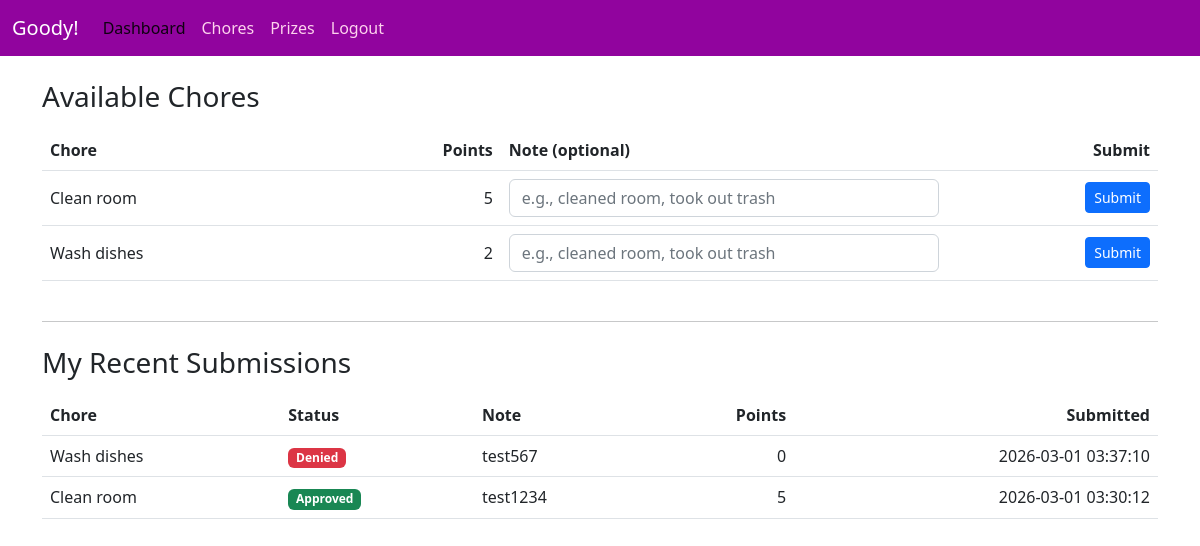
The app's page /kids/chores (signed in), older data.
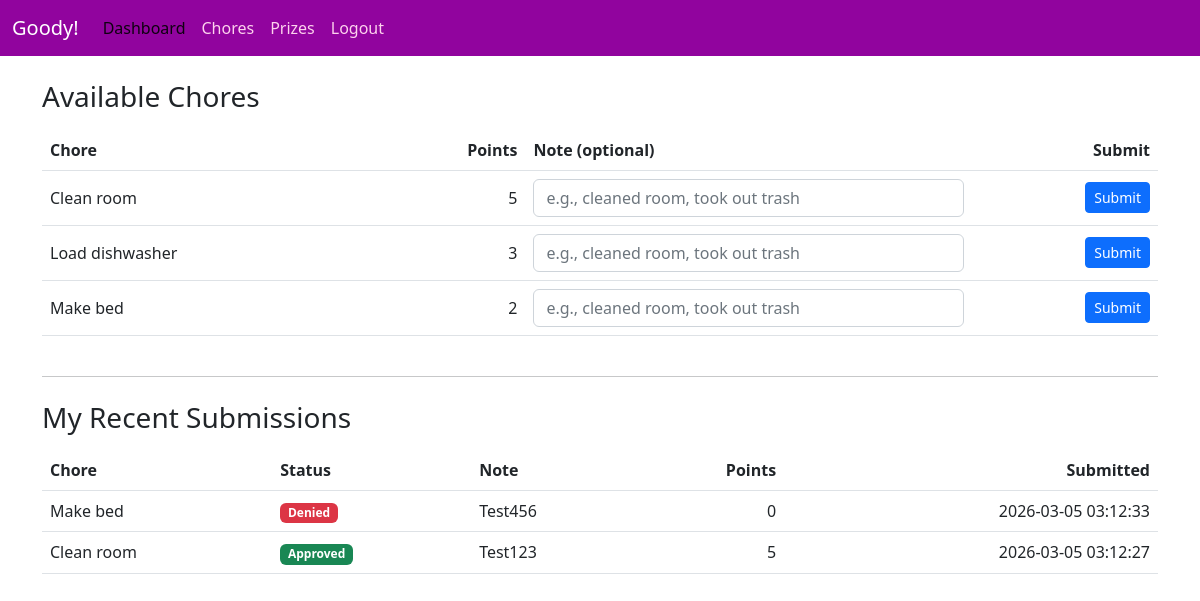
The same page, newer data.
### tables this page shows
CREATE TABLE chore_templates (
  id INTEGER PRIMARY KEY AUTOINCREMENT,
  household_id INTEGER NOT NULL,
  title TEXT NOT NULL,
  points INTEGER NOT NULL DEFAULT 1,
  active TEXT NOT NULL DEFAULT 'Y' CHECK(active IN ('Y','N')),
  created_on DATETIME DEFAULT CURRENT_TIMESTAMP,
  created_by INTEGER NOT NULL,
  FOREIGN KEY(household_id) REFERENCES households(id),
  FOREIGN KEY(created_by) REFERENCES users(id)
);

CREATE TABLE chore_submissions (
  id INTEGER PRIMARY KEY AUTOINCREMENT,
  template_id INTEGER NOT NULL,
  kid_id INTEGER NOT NULL,
  status TEXT NOT NULL DEFAULT 'submitted' CHECK(status IN ('submitted','approved','denied')),
  note TEXT,
  points_earned INTEGER,
  submitted_on DATETIME DEFAULT CURRENT_TIMESTAMP,
  reviewed_on DATETIME,
  reviewed_by INTEGER,
  FOREIGN KEY(template_id) REFERENCES chore_templates(id),
  FOREIGN KEY(kid_id) REFERENCES users(id),
  FOREIGN KEY(reviewed_by) REFERENCES users(id)
);

### app.py (the view)
@app.route("/kids/chores", methods=["GET"])
def kids_chores():
    kid = get_current_user()
    if not kid:
        return redirect(url_for("login"))
    if kid["role"] != "kid":
        abort(403)
    if not kid["household_id"]:
        return redirect(url_for("login"))
    with get_db_connection() as conn:
        cursor = conn.cursor()
        cursor.execute("SELECT id, title, points FROM chore_templates WHERE household_id = ? AND active = 'Y' ORDER BY title", (kid["household_id"],))
        templates = cursor.fetchall()
        cursor.execute("""
            SELECT s.id, t.title, s.status, s.note, s.points_earned, s.submitted_on, s.reviewed_on
            FROM chore_submissions s
            JOIN chore_templates t ON t.id = s.template_id
            WHERE s.kid_id = ?
            ORDER BY s.submitted_on DESC
            LIMIT 25
        """, (kid["id"],))
        submissions = cursor.fetchall()
    return render_template("kids-chores.html", templates=templates, submissions=submissions)

### app.py (called while the page is built)
def get_db_connection():
    conn = sqlite3.connect("choretracker.db")
    conn.row_factory = sqlite3.Row
    conn.execute("PRAGMA foreign_keys = ON")
    return conn

def get_current_user():
    if hasattr(g, "current_user"):
        return g.current_user
    user_id = session.get("user_id")
    if not user_id:
        g.current_user = None
        return None
    with get_db_connection() as conn:
        cursor = conn.cursor()
        cursor.execute("SELECT * FROM users WHERE id = ?", (user_id,))
        g.current_user = cursor.fetchone()
        return g.current_user

@app.context_processor
def inject_user():
    return {"current_user": get_current_user()}

### templates/kids-chores.html (shortened to what this page needs)
{% extends "layout.html" %}
{% block content %}
<h3 class="mb-3">Available Chores</h3>
{% if templates|length == 0 %}
  <div class="alert alert-info">No active chores yet. Ask a parent to add some!</div>
{% else %}
  <div class="table-responsive">
    <table class="table align-middle">
      <thead>
        <tr>
          <th>Chore</th>
          <th class="text-end">Points</th>
          <th style="width: 40%">Note (optional)</th>
          <th class="text-end">Submit</th>
        </tr>
      </thead>
      <tbody>
        {% for t in templates %}
        <tr>
          <td>{{ t.title }}</td>
          <td class="text-end">{{ t.points }}</td>
          <td>
            <form class="d-flex gap-2" method="post" action="{{ url_for('submit_chore') }}">
              <input class="form-control" type="text" name="note" placeholder="e.g., cleaned room, took out trash">
          </td>
          <td class="text-end">
              <button class="btn btn-primary btn-sm" type="submit">Submit</button>
          </td>
        </tr>
        {% endfor %}
      </tbody>
    </table>
  </div>
{% endif %}
<hr class="my-4">
<h3 class="mb-3">My Recent Submissions</h3>
{% if submissions|length == 0 %}
  <div class="alert alert-secondary">No submissions yet.</div>
{% else %}
  <div class="table-responsive">
    <table class="table">
      <thead>
        <tr>
          <th>Chore</th>
          <th>Status</th>
          <th>Note</th>
          <th class="text-end">Points</th>
          <th class="text-end">Submitted</th>
        </tr>
      </thead>
      <tbody>
        {% for s in submissions %}
        <tr>
          <td>{{ s.title }}</td>
          <td>
            {% if s.status == 'submitted' %}
              <span class="badge bg-warning text-dark">Submitted</span>
            {% elif s.status == 'approved' %}
              <span class="badge bg-success">Approved</span>
            {% else %}
              <span class="badge bg-danger">Denied</span>
            {% endif %}
          </td>
          <td>{{ s.note or "" }}</td>
          <td class="text-end">{{ s.points_earned if s.points_earned is not none else "-" }}</td>
          <td class="text-end">{{ s.submitted_on }}</td>
        </tr>
        {% endfor %}
      </tbody>
    </table>
  </div>
{% endif %}
{% endblock %}

### templates/layout.html (shortened to what this page needs)
<!doctype html>
<html lang="en">
  <head>
    <link href="https://cdn.jsdelivr.net/npm/bootstrap@5.2.3/dist/css/bootstrap.min.css" rel="stylesheet">
    <link rel="stylesheet" href="{{ url_for('static', filename='styles.css') }}">
  </head>
  <body>
    <nav class="navbar navbar-expand-lg my-navbar">
    <div class="container-fluid">
        <a class="navbar-brand" href="{{ url_for('index') }}">Goody!</a>
        <div class="collapse navbar-collapse" id="navbarNavAltMarkup">
            {% if current_user %}
                {% if current_user["role"] == "parent" %}
                    <div class="navbar-nav">
                        <a class="nav-link" href="{{ url_for('parents') }}">Dashboard</a>
                        <a class="nav-link" href="{{ url_for('create_kid') }}">Add Kid</a>
                        <a class="nav-link" href="{{ url_for('parents_chores') }}">Manage Chores</a>
                        <a class="nav-link" href="{{ url_for('parent_submissions') }}">Review Chores</a>
                        <a class="nav-link" href="{{ url_for('parents_prizes') }}">Manage Prizes</a>
                        <a class="nav-link" href="{{ url_for('parent_requests') }}">Review Prizes</a>
                        <a class="nav-link" href="{{ url_for('logout') }}">Logout</a>
                    </div>
                {% elif current_user["role"] == "kid" %}
                    <div class="navbar-nav">
                        <a class="nav-link active" aria-current="page" href="{{ url_for('kids') }}">Dashboard</a>
                        <a class="nav-link" href="{{ url_for('kids_chores') }}">Chores</a>
                        <a class="nav-link" href="{{ url_for('kids_prizes') }}">Prizes</a>
                        <a class="nav-link" href="{{ url_for('logout') }}">Logout</a>
                    </div>
                {% endif %}
            {% else %}
                <div class="navbar-nav">
                    <a class="nav-link" href="{{ url_for('register') }}">Register</a>
                    <a class="nav-link" href="{{ url_for('login') }}">Login</a>
                </div>
            {% endif %}
        </div>
    </div>
    </nav>
    <main class="container py-4">
        {% block content %}{% endblock %}
    </main>
  </body>
</html>

### static/styles.css (style rules this page uses)
.my-navbar { background-color: #91049e; }
.my-navbar .navbar-brand { color: white; }
.my-navbar .nav-link { color: rgb(253, 210, 237); }

Row changes from the older to the newer data that the page shows:
changed chore_templates: title "Wash dishes" → "Load dishwasher"; points "2" → "3"
added chore_templates: title "Make bed", points "2"
changed chore_submissions: title "Wash dishes" → "Make bed"; note "test567" → "Test456"; submitted_on "2026-03-01 03:37:10" → "2026-03-05 03:12:33"
changed chore_submissions "Clean room": note "test1234" → "Test123"; submitted_on "2026-03-01 03:30:12" → "2026-03-05 03:12:27"
